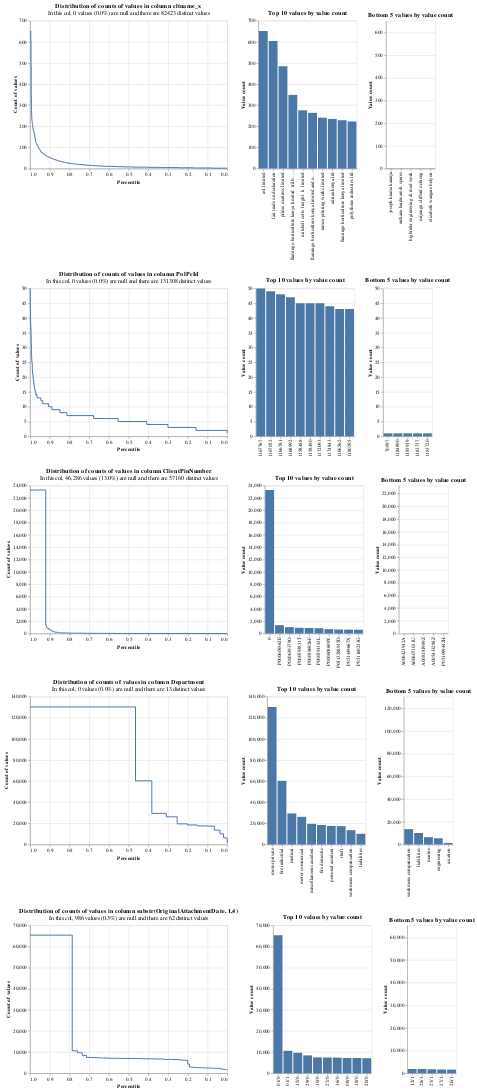

The code cell stored with this chart in its notebook:
### Code cell
linker.profile_columns(["cltname_x", "PolPcId", "ClientPinNumber", "Department", "substr(OriginalAttachmentDate, 1,4)"], top_n=10, bottom_n=5)
